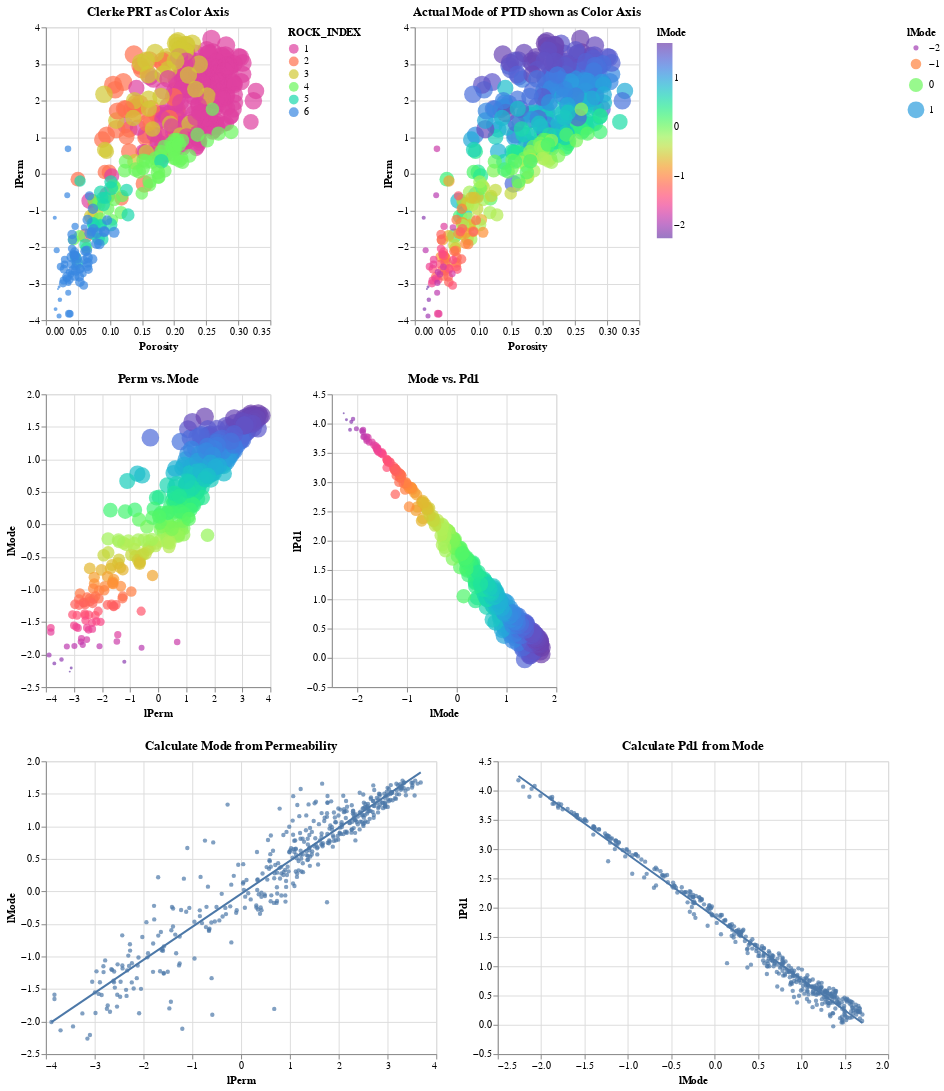

Notebook code for this chart:
### Markdown cell above
### Model Thomeer Parameters - Calculate Mode from Perm and Pd1 from Mode:
Generally we will use a core calibrated Permeability to first calculate the Mode of the Pore Throat Distribution and then use that Mode to calculate Pd1 where both haver very good correlations.

### Code cell
interval = alt.selection_interval()

base = alt.Chart(df).properties(
    width=230,
    height=300, 
).add_selection(interval)


prt = base.mark_point(filled=True, size=200).encode(
    x='Porosity:Q',
    y='lPerm:Q',
    size='lMode:Q',
    color=alt.condition(interval, 'ROCK_INDEX:O', alt.value('lightgray'),scale=alt.Scale(scheme='rainbow')),
    #color=alt.condition(selector, 'Well_Name:O', alt.value('lightgray'), legend=None),
    tooltip='Mode:Q', 
).properties(
    title='Clerke PRT as Color Axis',
    selection=interval
)


pointsMode = base.mark_point(filled=True, size=200).encode(
    x='Porosity:Q',
    y='lPerm:Q',
    size='lMode:Q',
    color=alt.condition(interval, 'lMode:Q', alt.value('lightgray'),scale=alt.Scale(scheme='rainbow')),
    #color=alt.condition(selector, 'Well_Name:O', alt.value('lightgray'), legend=None),
    tooltip='Mode:Q', 
).properties(
    title='Actual Mode of PTD shown as Color Axis',
    selection=interval
)

points1 = base.mark_point(filled=True, size=200).encode(
    x='lPerm:Q',
    y='lMode:Q',
    size='lMode:Q',
    color=alt.condition(interval, 'lMode:Q', alt.value('lightgray'),scale=alt.Scale(scheme='rainbow')),
    #color=alt.condition(selector, 'Well_Name:O', alt.value('lightgray'), legend=None),
    tooltip='Mode:Q', 
).properties(
    title='Perm vs. Mode',
    selection=interval
)

points2 = base.mark_point(filled=True, size=200).encode(
    x='lMode:Q',
    y='lPd1:Q',
    size='lMode:Q',
    color=alt.condition(interval, 'lMode:Q', alt.value('lightgray'),scale=alt.Scale(scheme='rainbow')),
    #color=alt.condition(selector, 'Well_Name:O', alt.value('lightgray'), legend=None),
    tooltip='Mode:Q', 
).properties(
    title='Mode vs. Pd1',
    selection=interval
)

chart1 = alt.Chart(df).mark_point(filled=True, size=20, width=250, height=300).encode(
    x='lPerm',
    y='lMode',
    #size='lMode:Q',
    #color=alt.condition(interval, 'lMode:Q', alt.value('lightgray'),scale=alt.Scale(scheme='rainbow')),
    #tooltip='Mode:Q'
).properties(
    title='Calculate Mode from Permeability',
    #selection=interval
)


chart2 = alt.Chart(df).mark_point(filled=True, size=20).encode(
    x='lMode',
    y='lPd1',
    #size='lMode:Q',
    #color=alt.condition(interval, 'lMode:Q', alt.value('lightgray'),scale=alt.Scale(scheme='rainbow')),
    #tooltip='Mode:Q'
).properties(
    title='Calculate Pd1 from Mode',
    #selection=interval
)

#line  = points.transform_regression('Porosity', 'lPerm').mark_line()
line1 = chart1.transform_regression('lPerm', 'lMode').mark_line()
line2 = chart2.transform_regression('lMode', 'lPd1').mark_line()




thomeer = prt | pointsMode
scatter =  points1 | points2
regress = chart1+line1 | chart2+line2
thomeer & scatter & regress

### Figure 1 — Vega-Lite specification as saved in the notebook (floating-point values rounded to 4 significant figures; data arrays with more than 128 entries replaced by an {"elided": "..."} marker saying what was removed)
{"config": {"view": {"continuousWidth": 400, "continuousHeight": 300}}, "vconcat": [{"hconcat": [{"mark": {"type": "point", "filled": true, "size": 200}, "encoding": {"color": {"condition": {"type": "ordinal", "field": "ROCK_INDEX", "scale": {"scheme": "rainbow"}, "selection": "selector008"}, "value": "lightgray"}, "size": {"type": "quantitative", "field": "lMode"}, "tooltip": {"type": "quantitative", "field": "Mode"}, "x": {"type": "quantitative", "field": "Porosity"}, "y": {"type": "quantitative", "field": "lPerm"}}, "height": 300, "selection": {"selector008": {"type": "interval"}}, "title": "Clerke PRT as Color Axis", "width": 230}, {"mark": {"type": "point", "filled": true, "size": 200}, "encoding": {"color": {"condition": {"type": "quantitative", "field": "lMode", "scale": {"scheme": "rainbow"}, "selection": "selector008"}, "value": "lightgray"}, "size": {"type": "quantitative", "field": "lMode"}, "tooltip": {"type": "quantitative", "field": "Mode"}, "x": {"type": "quantitative", "field": "Porosity"}, "y": {"type": "quantitative", "field": "lPerm"}}, "height": 300, "selection": {"selector008": {"type": "interval"}}, "title": "Actual Mode of PTD shown as Color Axis", "width": 230}]}, {"hconcat": [{"mark": {"type": "point", "filled": true, "size": 200}, "encoding": {"color": {"condition": {"type": "quantitative", "field": "lMode", "scale": {"scheme": "rainbow"}, "selection": "selector008"}, "value": "lightgray"}, "size": {"type": "quantitative", "field": "lMode"}, "tooltip": {"type": "quantitative", "field": "Mode"}, "x": {"type": "quantitative", "field": "lPerm"}, "y": {"type": "quantitative", "field": "lMode"}}, "height": 300, "selection": {"selector008": {"type": "interval"}}, "title": "Perm vs. Mode", "width": 230}, {"mark": {"type": "point", "filled": true, "size": 200}, "encoding": {"color": {"condition": {"type": "quantitative", "field": "lMode", "scale": {"scheme": "rainbow"}, "selection": "selector008"}, "value": "lightgray"}, "size": {"type": "quantitative", "field": "lMode"}, "tooltip": {"type": "quantitative", "field": "Mode"}, "x": {"type": "quantitative", "field": "lMode"}, "y": {"type": "quantitative", "field": "lPd1"}}, "height": 300, "selection": {"selector008": {"type": "interval"}}, "title": "Mode vs. Pd1", "width": 230}]}, {"hconcat": [{"layer": [{"mark": {"type": "point", "filled": true, "height": 300, "size": 20, "width": 250}, "encoding": {"x": {"type": "quantitative", "field": "lPerm"}, "y": {"type": "quantitative", "field": "lMode"}}, "title": "Calculate Mode from Permeability"}, {"mark": "line", "encoding": {"x": {"type": "quantitative", "field": "lPerm"}, "y": {"type": "quantitative", "field": "lMode"}}, "title": "Calculate Mode from Permeability", "transform": [{"on": "lPerm", "regression": "lMode"}]}]}, {"layer": [{"mark": {"type": "point", "filled": true, "size": 20}, "encoding": {"x": {"type": "quantitative", "field": "lMode"}, "y": {"type": "quantitative", "field": "lPd1"}}, "title": "Calculate Pd1 from Mode"}, {"mark": "line", "encoding": {"x": {"type": "quantitative", "field": "lMode"}, "y": {"type": "quantitative", "field": "lPd1"}}, "title": "Calculate Pd1 from Mode", "transform": [{"on": "lMode", "regression": "lPd1"}]}]}]}], "data": {"name": "data-d21bc4942ff4ee4f7c4509145859d10a"}, "$schema": "https://vega.github.io/schema/vega-lite/v4.8.1.json", "datasets": {"data-d21bc4942ff4ee4f7c4509145859d10a": {"elided": "444 records"}}}
